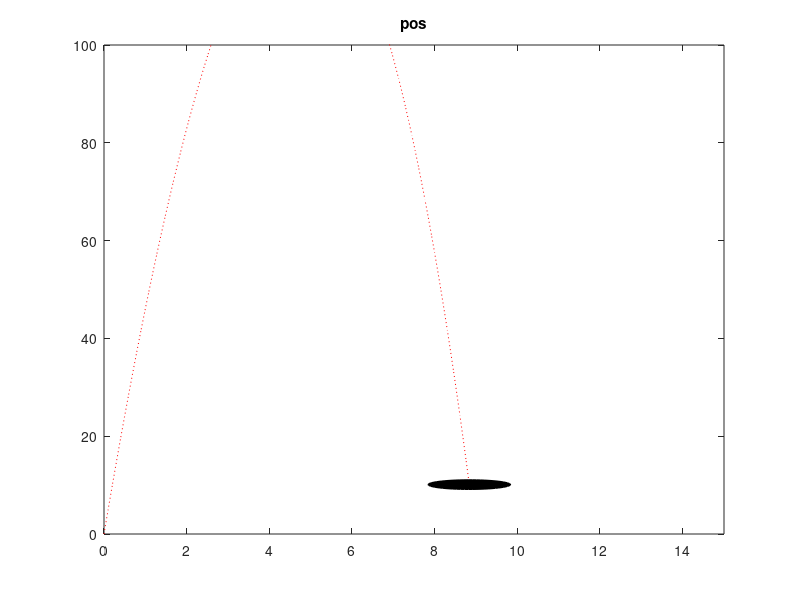
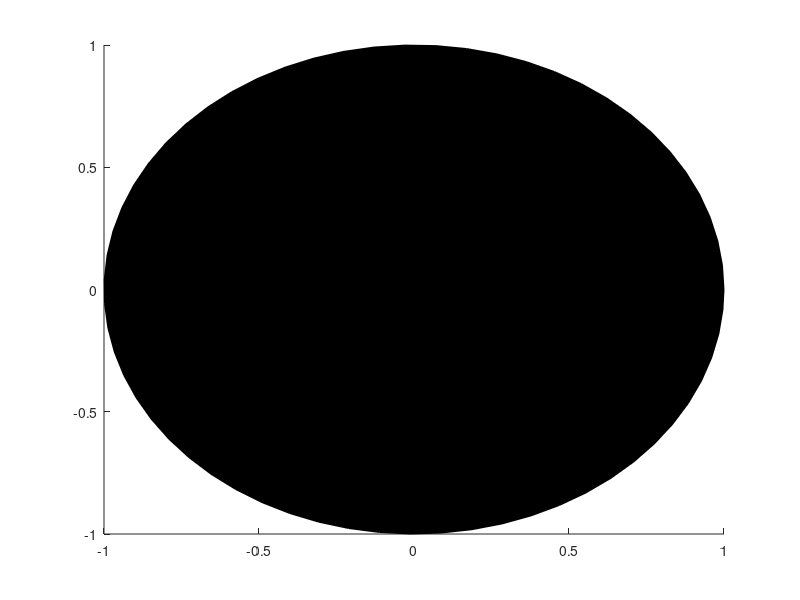

Write MATLAB code to recreate these figures, in order.
%%
%
% Euler's Integration TTU 
%
%%
clear variables;clc;close all

%% define the slope function
m=20;g=9.8;
uxo=0;
vxo=1;

uyo=0;
vyo=50;

f_ext=-.5;

slope_ux=@(ux,vx) vx;
slope_vx=@(ux,vx) f_ext/m;

slope_uy=@(uy,vy) vy;
slope_vy=@(uy,vy) -g;

%% graph exact solution 'theoretical' derived in class
% t=0:.01:1;
% r=-6;
% A=1;
% for k=1:length(t)
%     y_exact(k)=A*exp(r*t(k));
% end
% 

%% lets do some drawing
% shape_og.vertices=[0, 0, 0
%                     1, 0, 0 
%                     1, 3, 0 
%                     0, 2.6, 0
%                     0, 0, 0]

theta=0:.1:2*pi;
r=1;
% shape_og.vertices=[cos(theta)*r,cos(theta)*r',zeros(length(theta),1)]
       

shape_og.vertices = [r*cos(theta'), ...
                     r*sin(theta'), ...
                     r*ones(length(theta),1)];
shape_og.faces=[1:length(theta)]

     figure(2)             
patch(shape_og)                  
                
% pause
%% Eulers Forward integration

vx_eulers(1)=vxo
ux_eulers(1)=uxo
vy_eulers(1)=vyo
uy_eulers(1)=uyo

dt=.1;
time=0:dt:10;

figure(1);

for j=1:length(time)
    
    vx_eulers(j+1)=vx_eulers(j)+dt*(slope_vx(ux_eulers(j),vx_eulers(j)));
    ux_eulers(j+1)=ux_eulers(j)+dt*(slope_ux(ux_eulers(j),vx_eulers(j)));
    
    vy_eulers(j+1)=vy_eulers(j)+dt*(slope_vy(uy_eulers(j),vy_eulers(j)));
    uy_eulers(j+1)=uy_eulers(j)+dt*(slope_uy(uy_eulers(j),vy_eulers(j)));
   
    plot(ux_eulers,uy_eulers,'r:');hold on
    plot(ux_eulers(j+1),uy_eulers(j+1),'ro');axis([0 15 0 100]);
    
    
    
                       
    shape.vertices(:,1)=shape_og.vertices(:,1)+ux_eulers(j+1)            
    shape.vertices(:,2)=shape_og.vertices(:,2)+uy_eulers(j+1)  
    
    shape.faces=[1:length(theta)]

    patch(shape)
    hold off
    pause(.02)
end


%% plotting 

% plot(ux_eulers,uy_eulers,'r')
title('pos')

% figure(2);hold on
% plot(vx_eulers,'b')
% plot(vy_eulers,'g')











